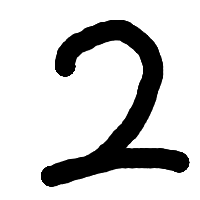
#> input picture tmp/2.png, 200 x 200 px
$ python -i dispImageKadai02.py   (imports and definitions only)
#> lines starting #> are read from the running program, lines starting #| are printed output that depends on the picture
#s24017
# グレースケールに変換して９０度回転して水平方向に反転した画像
import tkinter as tk
import tkinter.filedialog as fd
import PIL.Image, PIL.ImageTk

def dispPhoto(path):
#> called with path = 'tmp/2.png'
    newImage = PIL.Image.open(path).convert("L") \
    .rotate(90).transpose(PIL.Image.FLIP_LEFT_RIGHT).resize((300, 300))
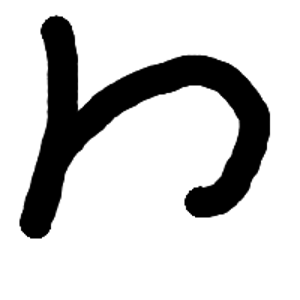
#> newImage: PIL image 300x300 L; min 0, max 255, mean 205.7

#> (the run stopped early here; a loop or call above may not have finished)
